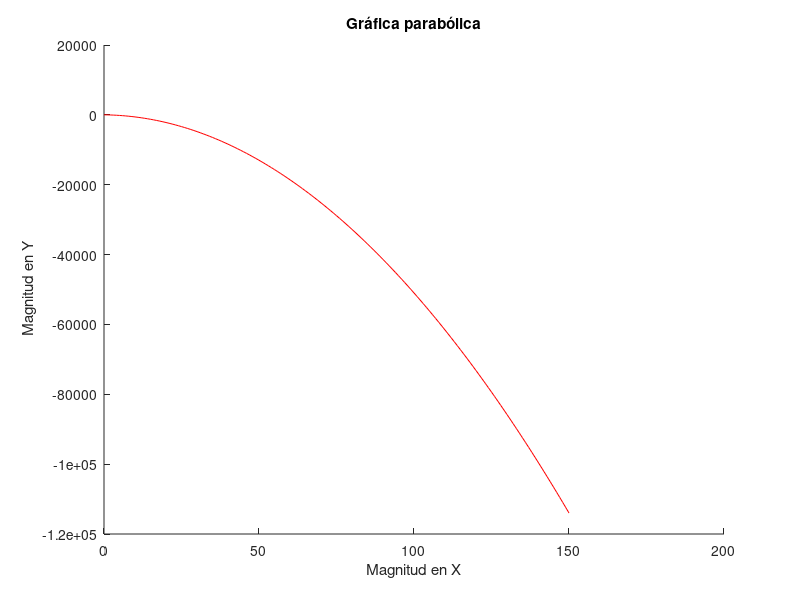

Reproduce this figure in MATLAB.
% Parte 2
x = 0:150;

y= -5.*x.^2 - 10.*x + 10;

figure(1);
hold on;
plot(x,y, 'red'); 
title('Gráfica parabólica');
xlabel('Magnitud en X');
ylabel(' Magnitud en Y');